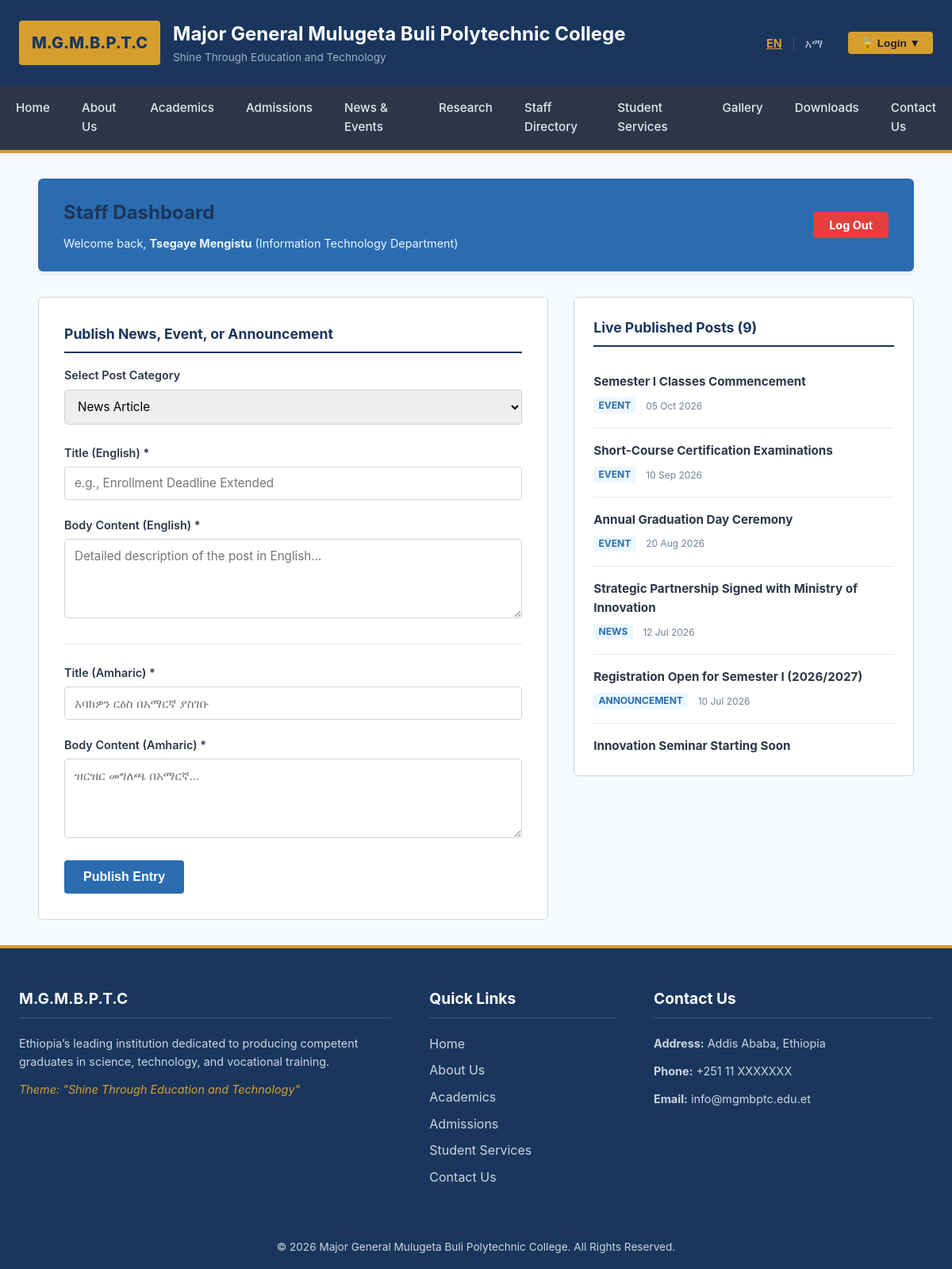
The app's page /staff_portal.php (signed in) with its own data.
### tables this page shows
CREATE TABLE `news_events` (
  `id` int(11) NOT NULL,
  `title_en` varchar(255) NOT NULL,
  `title_am` varchar(255) NOT NULL,
  `content_en` text NOT NULL,
  `content_am` text NOT NULL,
  `type` enum('news','event','announcement') NOT NULL,
  `date_posted` date NOT NULL,
  `created_at` timestamp NOT NULL DEFAULT current_timestamp()
);

### staff_portal.php (the view, shortened to what this page needs)
<?php
require_once __DIR__ . '/includes/header.php';
require_once __DIR__ . '/includes/db.php';
$staff_name = $_SESSION['staff_name'];
$staff_dept = $_SESSION['staff_dept'];
$posts = [];
if ($pdo) {
    try {
        $posts = $pdo->query("SELECT * FROM news_events ORDER BY date_posted DESC")->fetchAll();
    } catch (\PDOException $e) {
    }
}
?>
<div class="staff-portal-container">
    <div class="portal-header">
        <div>
            <h2>Staff Dashboard</h2>
            <p>Welcome back, <strong><?php echo htmlspecialchars($staff_name); ?></strong> (<?php echo htmlspecialchars($staff_dept); ?> Department)</p>
        </div>
        <div>
            <a href="staff_logout.php" class="logout-btn">Log Out</a>
        </div>
    </div>
    <div class="dashboard-grid">
        <div class="card" style="background: #fff; border: 1px solid #cbd5e0; border-radius: 6px; padding: 2rem;">
            <h3 class="card-title">Publish News, Event, or Announcement</h3>
            <form method="POST" action="staff_portal.php">
                <div class="form-group-staff">
                    <label for="postType">Select Post Category</label>
                    <select id="postType" name="type" class="control-staff">
                        <option value="news">News Article</option>
                    </select>
                </div>
                <div class="form-group-staff" style="margin-top: 1.5rem;">
                    <label for="titleEn">Title (English) *</label>
                    <input type="text" id="titleEn" name="title_en" class="control-staff" placeholder="e.g., Enrollment Deadline Extended" required>
                </div>
                <div class="form-group-staff">
                    <label for="contentEn">Body Content (English) *</label>
                    <textarea id="contentEn" name="content_en" class="control-staff" placeholder="Detailed description of the post in English..." required></textarea>
                </div>
                <div class="form-group-staff" style="margin-top: 1.5rem; padding-top: 1.5rem; border-top: 1px solid #e2e8f0;">
                    <label for="titleAm">Title (Amharic) *</label>
                    <input type="text" id="titleAm" name="title_am" class="control-staff" placeholder="እባክዎን ርዕስ በአማርኛ ያስገቡ" required>
                </div>
                <div class="form-group-staff">
                    <label for="contentAm">Body Content (Amharic) *</label>
                    <textarea id="contentAm" name="content_am" class="control-staff" placeholder="ዝርዝር መግለጫ በአማርኛ..." required></textarea>
                </div>
                <button type="submit" name="submit_news" class="btn-submit-staff">Publish Entry</button>
            </form>
        </div>
        <div class="card" style="background: #fff; border: 1px solid #cbd5e0; border-radius: 6px; padding: 1.5rem; align-self: start;">
            <h3 class="card-title">Live Published Posts (<?php echo count($posts); ?>)</h3>
            <div class="post-list">
                <?php if (empty($posts)): ?>
                    <p style="color: #718096; font-style: italic; text-align: center; padding: 2rem;">No posts published yet.</p>
                <?php else: ?>
                    <?php foreach ($posts as $post): ?>
                        <div class="post-item">
                            <h4><?php echo htmlspecialchars($post['title_en']); ?></h4>
                            <span class="post-type"><?php echo $post['type']; ?></span>
                            <span class="post-date"><?php echo date('d M Y', strtotime($post['date_posted'])); ?></span>
                        </div>
                    <?php endforeach; ?>
                <?php endif; ?>
            </div>
        </div>
    </div>
</div>
<?php
require_once __DIR__ . '/includes/footer.php';
?>

### css/style.css (style rules this page uses)
:root { --primary-color: #1a365d; --accent-color: #d69e2e; --text-color: #2d3748; --bg-light: #f7fafc; --bg-white: #ffffff; --border-color: #cbd5e0; --font-stack: -apple-system, BlinkMacSystemFont, "Segoe UI", Roboto, Helvetica, Arial, sans-serif; --max-width: 1200px; }
* { margin: 0; padding: 0; box-sizing: border-box; }
body { font-family: var(--font-stack); color: var(--text-color); background-color: var(--bg-light); line-height: 1.6; }
a { color: var(--primary-color); text-decoration: none; }
h1, h2, h3, h4, h5, h6 { color: var(--primary-color); margin-bottom: 0.5rem; font-weight: 700; }
.card { background-color: var(--bg-white); border: 1px solid var(--border-color); padding: 1.5rem; border-radius: 6px; }
.card h3 { border-bottom: 2px solid var(--primary-color); padding-bottom: 0.5rem; margin-bottom: 1rem; }

### staff_portal.php (style rules this page uses)
.staff-portal-container { max-width: 1200px; margin: 2rem auto; padding: 0 1.5rem; }
.portal-header { display: flex; justify-content: space-between; align-items: center; margin-bottom: 2rem; background: #2b6cb0; color: #fff; padding: 1.5rem 2rem; border-radius: 6px; box-shadow: 0 4px 6px rgba(0,0,0,0.05); }
.portal-header h2 { font-size: 1.5rem; }
.portal-header p { font-size: 0.9rem; color: #ebf8ff; }
.logout-btn { background-color: #e53e3e; color: #fff; padding: 0.5rem 1.25rem; border-radius: 4px; font-weight: bold; text-decoration: none; font-size: 0.9rem; }
.dashboard-grid { display: grid; grid-template-columns: 3fr 2fr; gap: 2rem; }
.card-title { color: #1a365d; margin-bottom: 1.25rem; border-bottom: 2px solid #1a365d; padding-bottom: 0.5rem; font-size: 1.1rem; }
.form-group-staff { margin-bottom: 1.25rem; }
.form-group-staff label { display: block; font-weight: 600; margin-bottom: 0.4rem; font-size: 0.9rem; color: #2d3748; }
.control-staff { width: 100%; padding: 0.65rem 0.75rem; border: 1px solid #cbd5e0; border-radius: 4px; font-size: 0.95rem; font-family: inherit; }
textarea.control-staff { resize: vertical; min-height: 100px; }
.btn-submit-staff { background-color: #2b6cb0; color: #fff; padding: 0.75rem 1.5rem; border: none; border-radius: 4px; font-size: 1rem; font-weight: bold; cursor: pointer; }
.post-list { max-height: 500px; overflow-y: auto; }
.post-item { padding: 1rem 0; border-bottom: 1px solid #e2e8f0; }
.post-item h4 { color: #2d3748; font-size: 0.95rem; margin-bottom: 0.25rem; }
.post-item span.post-type { font-size: 0.75rem; text-transform: uppercase; font-weight: bold; padding: 0.15rem 0.4rem; border-radius: 3px; background-color: #ebf8ff; color: #2b6cb0; }
.post-item span.post-date { font-size: 0.75rem; color: #718096; margin-left: 0.5rem; }

### records on screen
news_events: title_en "Semester I Classes Commencement", type "EVENT", date_posted "05 Oct 2026"
news_events: title_en "Short-Course Certification Examinations", type "EVENT", date_posted "10 Sep 2026"
news_events: title_en "Annual Graduation Day Ceremony", type "EVENT", date_posted "20 Aug 2026"
news_events: title_en "Strategic Partnership Signed with Ministry of Innovation", type "NEWS", date_posted "12 Jul 2026"
news_events: title_en "Registration Open for Semester I (2026/2027)", type "ANNOUNCEMENT", date_posted "10 Jul 2026"
news_events: title_en "Innovation Seminar Starting Soon"

### other values on screen
__('college_name') "Major General Mulugeta Buli Polytechnic College"
__('motto') "Shine Through Education and Technology"
__('nav_home') "Home"
__('nav_about') "About Us"
__('nav_academics') "Academics"
__('nav_admission') "Admissions"
__('nav_news') "News & Events"
__('nav_research') "Research"
__('nav_staff') "Staff Directory"
__('nav_services') "Student Services"
__('nav_gallery') "Gallery"
__('nav_download') "Downloads"
__('nav_contact') "Contact Us"
$staff_name "Tsegaye Mengistu"
$staff_dept "Information Technology"
